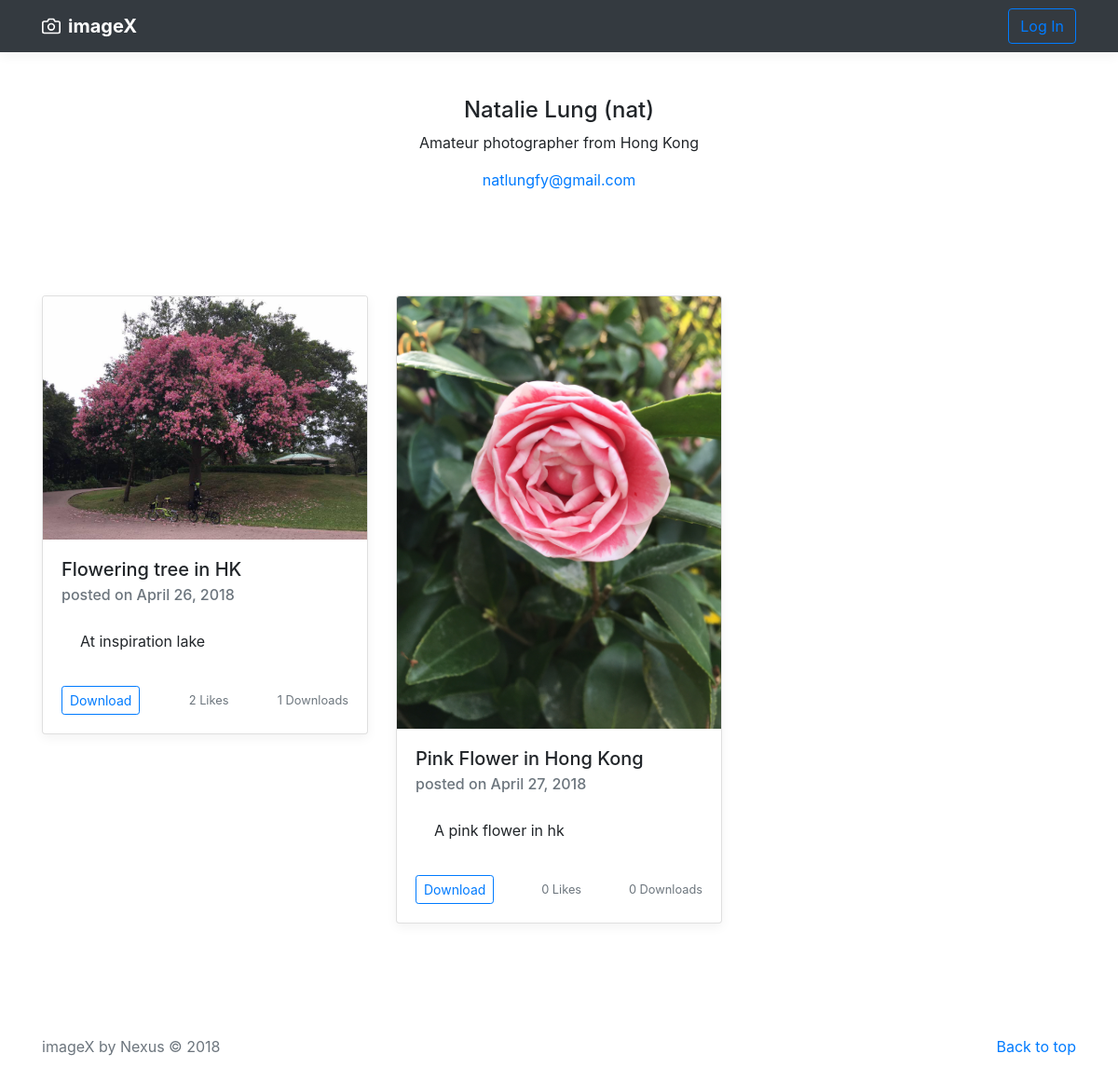
Page /profiles/nat on the committed database.
### accounts/models.py (models this page shows, shortened)
class Member(models.Model):
    username = models.OneToOneField(User, to_field='username', on_delete=models.CASCADE)
    description = models.CharField(max_length=280, default="Photographer")
    daily_quota = models.IntegerField(default=4)

### search/models.py (models this page shows, shortened)
class Image(models.Model):
    img = models.ImageField(upload_to='')
    title = models.CharField(max_length=90)
    category = models.ForeignKey(Category, to_field='cat_name', on_delete=models.CASCADE)
    description = models.CharField(max_length=280)
    tag = models.ManyToManyField(Tag)
    photographer = models.ForeignKey(Member, on_delete=models.CASCADE)
    upload_date = models.DateField(default=datetime.date.today)
    num_of_downloads = models.IntegerField(default=0)
    num_of_likes = models.IntegerField(default=0)

### profiles/views.py (the view)
# urls.py: path('<username>', views.view_profile, name='view_profile')
def view_profile(request, username):
    member_username = username
    current_user_pk = Member.objects.filter(username=member_username)[0].id
    member = User.objects.filter(username=username)[0]
    first_name = member.first_name
    last_name = member.last_name
    email = member.email
    member_description = Member.objects.filter(username=member_username)[0].description
    images = Image.objects.filter(photographer=current_user_pk)
    img_with_popularity = images.annotate(
        popularity=F('num_of_downloads') + F('num_of_likes')
    )
    users_images = img_with_popularity.order_by('-popularity')
    return render(request, 'profiles/member_profile.html',
                  {'images': users_images, 'username': member_username, 'member_description': member_description,
                   'member_pk': current_user_pk, 'first_name': first_name, 'last_name': last_name, 'email': email})

### profiles/templates/profiles/member_profile.html (shortened to what this page needs)
{% extends "base.html" %}
{% block content %}
    <div class="container-fluid py-5 text-center">
        <h4>{{ first_name }} {{ last_name }} ({{ username }})</h4>
        <p> {{ member_description }} </p>
        <p><a href="mailto:{{ email }}">{{ email }}</a></p>
    </div>
    <div class="album py-5">
        <div class="container">
            <div class="row">
                {% for i in images %}
                    <div class="col-md-4">
                        <div class="card mb-4 box-shadow">
                            <a href="/view/?img={{ i.img.name }}"><img class="card-img-top"
                                                                       src="http://localhost:8000/images/{{ i.img }}"
                                                                       alt="{{ i.description }}"
                                                                       id="{{ i.img.name }}"></a>
                            <div class="card-body">
                                <h5 class="card-title">{{ i.title }}</h5>
                                <h6 class="card-subtitle mb-2 text-muted">posted on {{ i.upload_date }}</h6>
                                <p class="card-body">{{ i.description }}</p>
                                <div class="d-flex justify-content-between align-items-center">
                                    <div class="btn-group">
                                        <form method="GET" action="/download/">
                                            <button type="submit" class="btn btn-sm btn-outline-primary"
                                                    name="{{ i.img.name }}">Download
                                            </button>
                                        </form>
                                    </div>
                                    <small class="text-muted">{{ i.num_of_likes }} Likes</small>
                                    <small class="text-muted">{{ i.num_of_downloads }} Downloads</small>
                                </div>
                            </div>
                        </div>
                    </div>
                {% endfor %}
            </div>
        </div>
    </div>
{% endblock %}

### static/custom.css (style rules this page uses)
:root { --jumbotron-padding-y: 3rem; }
.box-shadow { box-shadow: 0 .25rem .75rem rgba(0, 0, 0, .05); }

### rows in the picture
Member: description "Amateur photographer from Hong Kong"
Image: img (picture), title "Flowering tree in HK", upload_date "April 26, 2018", description "At inspiration lake", num_of_likes "2", num_of_downloads "1"
Image: img (picture), title "Pink Flower in Hong Kong", upload_date "April 27, 2018", description "A pink flower in hk", num_of_likes "0", num_of_downloads "0"

### other values in the picture
{{ first_name }} "Natalie"
{{ last_name }} "Lung"
{{ username }} "nat"
{{ email }} "natlungfy@gmail.com"
